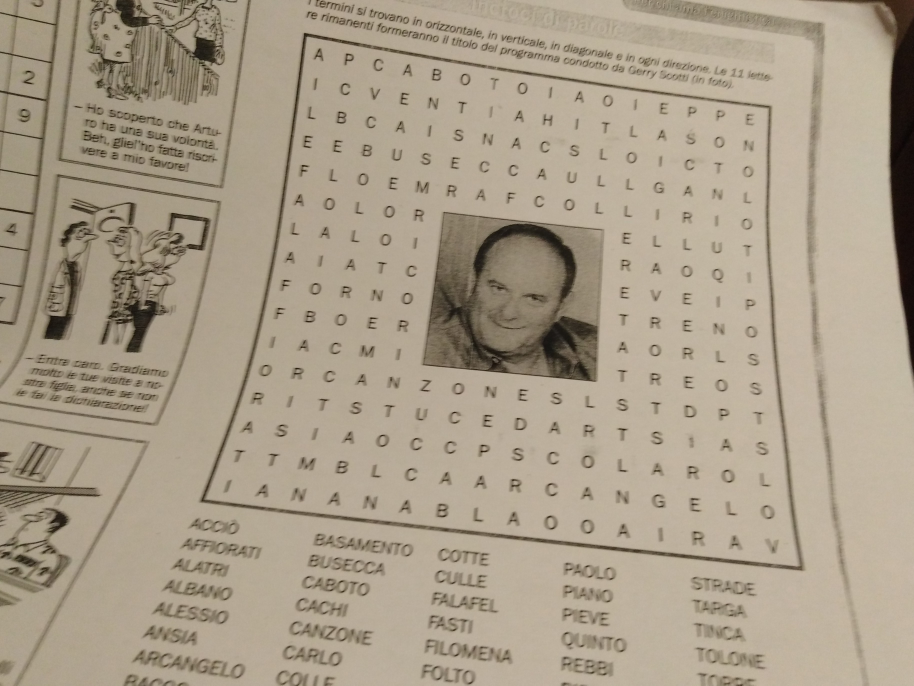
#> input picture Sample pictures/10 - Copy.jpg, 3655 x 2741 px (shown at 1/4 size)
$ python Squares.py
#> lines starting #> are read from the running program, lines starting #| are printed output that depends on the picture; after the words box and inside, x2 and y2 are one past the last pixel; in counts of white or black regions, pixels touching at a corner belong together
### Program/Libraries/frameLibrary.py
import cv2
import numpy as np

'''Questo mi contiene in maniera più comoda i parametri che poi mi serviranno  per i procedimenti inversi di warp e crop'''
class processedPicture:
    # [5 lines left out: function __init__, not called in this run]

#################################### PUBLIC METHODS#####################################################
'''Questo serve a riconoscere la cornice del puzzle, fare il crop per avere un'immagine stiracchiata per il riconosciemtno delle lettere
e si salva anche qualche parametro sulla posizione di punti chiave per fare il processo inverso al crop e allo stiracchiamento quando bisognerà stamparla'''
# [19 lines left out: function processImage, not called in this run]


'''Ricevo l'immagine colla ROI del puzzle e le linee aggiuntive delle parole trovate
e devo ritrasformarla in base alle coordinate originali'''
# [8 lines left out: function getFinalImage, not called in this run]


############################################## PRIVATE METHODS ##########################################################
# in realtà sono tutti public, ma volevo distinguere visivamente tra quali devono essere chiamati all'esterno e quali no

'''Questa funzione riceve in input l'immagine in bianco e nero (perchè sì)
E restituisce in output un vettore dei 4 vertici della cornice del puzzle, ordinati'''
def getFrameVertexes(img_BW):

    '''Tutti i seguenti parametri sono stati scelti dopo aver fatto molti tentativi a mano.
    Per velocizzare il processo ci siamo scritti un altro programmino in python che utilizza delle trackbar.'''
    # 1 BLUR
    img_blurred = cv2.GaussianBlur(img_BW, (7, 7), 0)

    # 2 ADAPTIVE THRESHOLD
    img_thresh = cv2.adaptiveThreshold(img_blurred, 255, cv2.ADAPTIVE_THRESH_MEAN_C, cv2.THRESH_BINARY_INV, 81, 15)

    # 3 OPEN CLOSE
    # nota: questo processo potrebbe peggiorare la leggibilità delle lettere,
    # ma non è un problema perchè qui stiamo solo cercando di riconoscere la cornice del puzzle
    kernelSize = 2
    openKernel = np.ones((kernelSize, kernelSize))
    img_open = cv2.morphologyEx(img_thresh, cv2.MORPH_OPEN, openKernel, iterations = 1)
    kernelSize = 3
    closeKernel = np.ones((kernelSize, kernelSize))
    img_openClosed = cv2.morphologyEx(img_open, cv2.MORPH_CLOSE, closeKernel, iterations = 2)

    # 4 CONTOURS
    # qui cerchiamo di approssimare la figura del quadrilatero per estrapolarne i vertici
    # fisso una dimensione minima per l'area del puzzle. Se non troviamo un quadrilatero abbastanza grande l'immagine è da scartare
    shorterSide = np.minimum(img_BW.shape[0], img_BW.shape[1])
    thresholdArea = shorterSide * shorterSide / 5
    fourVertexes = []

    contoursList, hierarchy = cv2.findContours(img_openClosed, cv2.RETR_EXTERNAL, cv2.CHAIN_APPROX_NONE)

    for contour in contoursList:
        area = cv2.contourArea(contour)
        # vogliamo che il rettangolo sia abbastanza grande, e sia il più grande dell'immagine
        if thresholdArea < area:
            perimeter = cv2.arcLength(contour, True)
            vertexes = cv2.approxPolyDP(contour, 0.03 * perimeter, True)
            # vogliamo solo quadrilateri
            if len(vertexes) == 4:
                fourVertexes = vertexes
                thresholdArea = area

    if len(fourVertexes) != 4:
        raise ValueError()
    fourVertexes = [vertex[0] for vertex in fourVertexes]

    # 5 SORT VERTEXES
    # li ordino in modo che seguano un ordine circolare partendo dal pivot
    # il pivot point ha queste proprietà: appartiene al lato più lungo del quadrilatero ed è il primo dei due in base all'ordine del vettore
    sortedVertexes = sortVertexes(fourVertexes)

    return sortedVertexes


'''Lo scopo di questa funzione è quello restituire in output il vettore colle nuove posizioni dei vertici per fare il wrap,
in modo che il nuovo quadrilatero che formeranno avrà la size desiderata.
Per farlo sposto tutti i vertici tranne il pivot (quindi ne sposto 3)'''
def getNewFrameVertexes(sortedVertexes):
    newSortedVertexes = sortedVertexes.copy()

    # "vector" nel senso che non è un valore assoluto ma è con segno
    finalWidthVector, finalHeightVector = croppedDimensions(sortedVertexes)
    pivotVertex = sortedVertexes[0]
    followingVertex = sortedVertexes[1]

    newSortedVertexes[0] = pivotVertex

    # devo capire dove sta il pivot (alto, basso, SX, DX) e lo capisco confrontandolo col suo successore
    xDifference = abs(pivotVertex[0] - followingVertex[0])
    yDifference = abs(pivotVertex[1] - followingVertex[1])
    if xDifference < yDifference:
        # i punti sono uno sopra l'altro'
        newSortedVertexes[1] = pivotVertex + [0, finalHeightVector]
        newSortedVertexes[2] = pivotVertex + [finalWidthVector, finalHeightVector]
        newSortedVertexes[3] = pivotVertex + [finalWidthVector, 0]
    else:
        newSortedVertexes[1] = pivotVertex + [finalWidthVector, 0]
        newSortedVertexes[2] = pivotVertex + [finalWidthVector, finalHeightVector]
        newSortedVertexes[3] = pivotVertex + [0, finalHeightVector]

    return newSortedVertexes


'''Questa funzione riordina i vertici del quadrilatero in modo da averli adiacenti uno dopo l'altro.
Non so se alla fine sono in ordine orario o antioriario, nè in che posizione sia il primo, ma non mi interessa'''
def sortVertexes(vertexes):
    sortedVertexes = []
    vertexesList = vertexes.copy()

    # parto da uno a caso e itero cercando di volta in volta il vertice più vicino
    currentVertex = vertexesList.pop()
    sortedVertexes.append(currentVertex)
    while 0 < len(vertexesList):
        closestIndex = None
        closestDistance = None

        for index in range(len(vertexesList)):
            distance = cv2.norm(currentVertex - vertexesList[index], normType = cv2.NORM_L2)
            if closestDistance is None or distance < closestDistance:
                closestDistance = distance
                closestIndex = index

        currentVertex = vertexesList[closestIndex]
        vertexesList.pop(closestIndex)
        sortedVertexes.append(currentVertex)

    # voglio che il pivot vertex sia il primo
    pivotVertexIndex = longestSideVertexIndex(sortedVertexes)
    for i in range(pivotVertexIndex):
        firstVertex = sortedVertexes.pop(0)
        sortedVertexes.append(firstVertex)

    return sortedVertexes

'''dato un vettore di vertici mi ritorna l'indice del vettore che collegato col suo successore
forma il lato più lungo del quadrilatero'''
def longestSideVertexIndex(vertexes):
    indexMax = 0
    distanceMax = 0

    for index in range(len(vertexes)):
        vertex1 = vertexes[index]
        vertex2 = vertexes[(index + 1) % len(vertexes)]

        distance = cv2.norm(vertex1 - vertex2, normType = cv2.NORM_L2)
        if distanceMax < distance:
            indexMax = index
            distanceMax = distance

    return indexMax

'''Riceve in input 4 vertici del quadrilatero sbilenco e mi calcola quale sarà la dimensione del quadrilatero finale
restituendo in output width e height con segno rispetto al pivot'''
def croppedDimensions(sortedVertexes):
    # Parto dal pivot vertex e guardo com'è messo (orizzontale verticale) in base agli altri 2 vertci che gli stanno vicini
    previousVertex = sortedVertexes[3]
    currentVertex = sortedVertexes[0]
    followingVertex = sortedVertexes[1]

    distance1 = cv2.norm(currentVertex - followingVertex, normType = cv2.NORM_L2)
    distance2 = cv2.norm(currentVertex - previousVertex, normType = cv2.NORM_L2)

    xDifference = abs(currentVertex[0] - followingVertex[0])
    yDifference = abs(currentVertex[1] - followingVertex[1])

    # prima devo capire quali coppie di punti dovrebbero essere in verticale e quale in orizzontale ...
    if xDifference < yDifference:
        # poi devo capire quale dei 2 sta sopra l'altro, da sapere come sono posizionati l'uno rispetto all'altro
        if currentVertex[1] < followingVertex[1]:
            heightVector = distance1
        else:
            heightVector = -distance1

        # ora, per esclusione glia altri 2 sono in orizzontale, e devo capire quale sta a SX
        if currentVertex[0] < previousVertex[0]:
            widthVector = distance2
        else:
            widthVector = -distance2
    # qui invece siamo nel caso invertito in cui il punto con indice i+1 sta in orizzontale rispetto all'altro
    else:
        if currentVertex[0] < followingVertex[0]:
            widthVector = distance1
        else:
            widthVector = -distance1

        if currentVertex[1] < previousVertex[1]:
            heightVector = distance2
        else:
            heightVector = -distance2

    return int(widthVector), int(heightVector)


'''Serve a trovare il vertice in alto a sinistra partendo da 4 vertici disposti a rettangolo'''
# [33 lines left out: functions getHighSX, cropImage, cropImageInverse, not called in this run]

def getWarpedImage(img_BGR, sortedVertexes, newSortedVertexes):
    croppedMatrix = cv2.getPerspectiveTransform(np.asarray(sortedVertexes, np.float32), np.asarray(newSortedVertexes, np.float32))
    img_warped = cv2.warpPerspective(img_BGR, croppedMatrix, (img_BGR.shape[1], img_BGR.shape[0]))

    return img_warped


# [10 lines left out: function getInverseWarpedImage, not called in this run]

### Program/Squares.py
import cv2
import numpy as np
import matplotlib.pyplot as plot
from Libraries import frameLibrary as frameLib


# [9 lines left out: function printPicture, not called in this run]


# 1 IMPORT
img_BGR = cv2.imread("../Sample pictures/10 - Copy.jpg")
#> img_BGR is the input picture: shape (2741, 3655, 3); mean B, G, R 137.7, 157, 169.4


# 2 COLORS
img_RGB = cv2.cvtColor(img_BGR, cv2.COLOR_BGR2RGB)
img_BW = cv2.cvtColor(img_BGR, cv2.COLOR_BGR2GRAY)
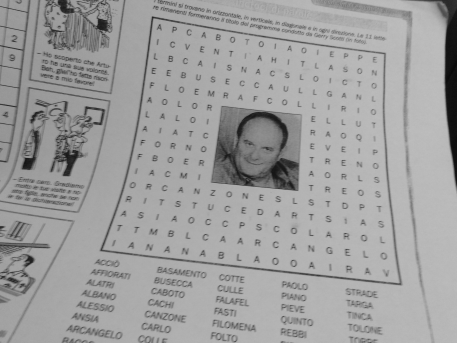
#> img_BW: shape (2741, 3655) (shown at 1/8 size); min 3, max 193, mean 158.6


# 3 VERTEXES
# questa è la posizione dei 4 vertici del quadrilatero originale
sortedVertexes = frameLib.getFrameVertexes(img_BW)
#> in getFrameVertexes, `img_thresh = cv2.adaptiveThreshold(img_blurred, 255, cv2.ADAPTIVE_THRE..`:
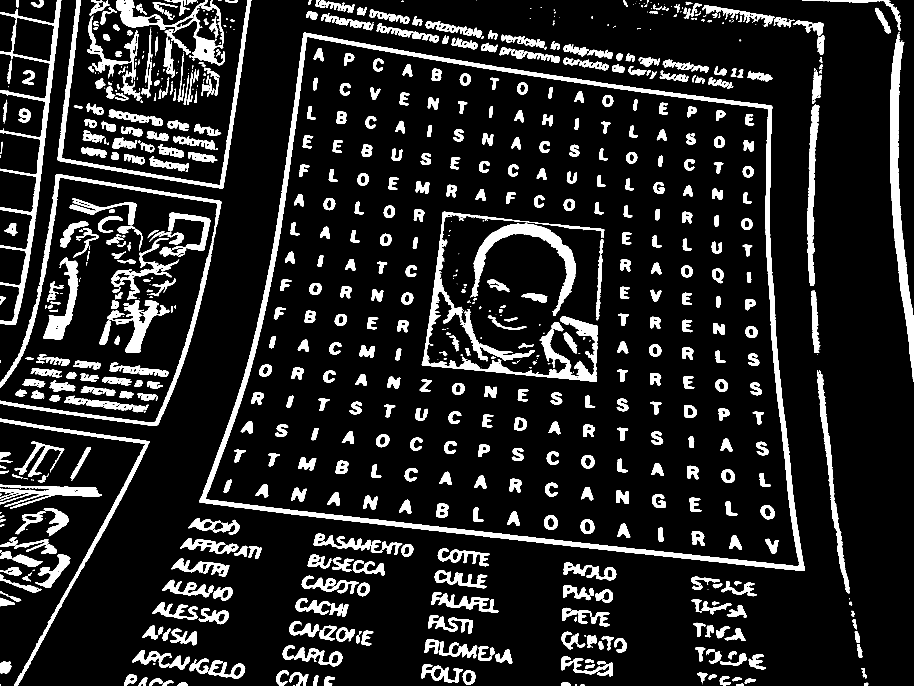
#> img_thresh: shape (2741, 3655) (shown at 1/4 size); 12.4% white; 927 white regions (173 under 20 px), largest, box (x1, y1, x2, y2) and area: (797, 131, 3220, 2284) 135307, (1687, 847, 2417, 1527) 54746, (0, 697, 885, 1703) 41360
#> in getFrameVertexes, `img_open = cv2.morphologyEx(img_thresh, cv2.MORPH_OPEN, openKernel, it..`:
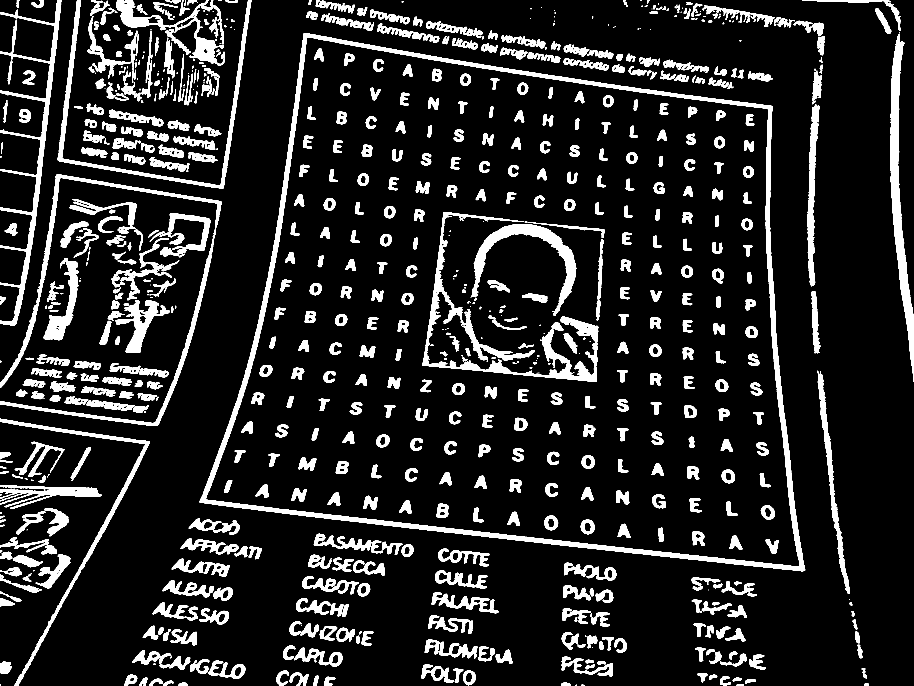
#> img_open: shape (2741, 3655) (shown at 1/4 size); 12.4% white; 905 white regions (126 under 20 px), largest, box (x1, y1, x2, y2) and area: (798, 132, 3221, 2285) 135290, (1688, 848, 2393, 1528) 43977, (0, 698, 886, 1704) 41376
#> in getFrameVertexes, `contoursList, hierarchy = cv2.findContours(img_openClosed, cv2.RETR_EX..`: contoursList = 410 contours, 68 with area under 20; largest, box (x1, y1, x2, y2) and area: (798, 132, 3221, 2285) 3899184, (0, 0, 246, 1301) 55576, (0, 698, 886, 1704) 38494, (3561, 129, 3655, 1528) 38043, (465, 0, 900, 262) 36741
#> the loop in getFrameVertexes, `for contour in contoursList:` made 410 passes
#> (area, perimeter, fourVertexes, thresholdArea) on pass 321: (3899184, 8518.6, [[1217, 132], [798, 2008], [3218, 2282], [3088, 425]], 3899184)
#> after the loop in getFrameVertexes, `for contour in contoursList:`: perimeter = 8518.6; thresholdArea = 3899184
#> in sortVertexes, `vertexesList = vertexes.copy()`: vertexesList = [[1217, 132], [798, 2008], [3218, 2282], [3088, 425]]
#> in sortVertexes, `currentVertex = vertexesList.pop()`: currentVertex = [3088, 425]
#> the loop in sortVertexes, `while 0 < len(vertexesList):` made 3 passes
#> after the loop in sortVertexes, `while 0 < len(vertexesList):`: sortedVertexes = [[3088, 425], [3218, 2282], [798, 2008], [1217, 132]]; vertexesList = []
#> the loop in longestSideVertexIndex, `for index in range(len(vertexes)):` made 4 passes
#> (vertex1, vertex2, distance, indexMax, distanceMax) on passes 1 to 2: ([3088, 425], [3218, 2282], 1861.5, 0, 1861.5), ([3218, 2282], [798, 2008], 2435.5, 1, 2435.5)
#> after the loop in longestSideVertexIndex, `for index in range(len(vertexes)):`: distanceMax = 2435.5; indexMax = 1
#> the loop in sortVertexes, `for i in range(pivotVertexIndex):` made 1 pass
#> after the loop in sortVertexes, `for i in range(pivotVertexIndex):`: sortedVertexes = [[3218, 2282], [798, 2008], [1217, 132], [3088, 425]]
# questa è la nuova posizione dei vertici che mi server per fare il wrap
newSortedVertexes = frameLib.getNewFrameVertexes(sortedVertexes)
#> in getNewFrameVertexes, `newSortedVertexes = sortedVertexes.copy()`: newSortedVertexes has the same summary as sortedVertexes in sortVertexes
#> in croppedDimensions, `previousVertex = sortedVertexes[3]`: previousVertex = [3088, 425]
#> in croppedDimensions, `currentVertex = sortedVertexes[0]`: currentVertex = [3218, 2282]
#> in croppedDimensions, `followingVertex = sortedVertexes[1]`: followingVertex = [798, 2008]
#> in croppedDimensions, `distance1 = cv2.norm(currentVertex - followingVertex, normType = cv2.N..`: distance1 = 2435.5
#> in croppedDimensions, `distance2 = cv2.norm(currentVertex - previousVertex, normType = cv2.NO..`: distance2 = 1861.5
#> in croppedDimensions, `xDifference = abs(currentVertex[0] - followingVertex[0])`: xDifference = 2420
#> in croppedDimensions, `yDifference = abs(currentVertex[1] - followingVertex[1])`: yDifference = 274
#> in croppedDimensions, `widthVector = -distance1`: widthVector = -2435.5
#> in croppedDimensions, `heightVector = -distance2`: heightVector = -1861.5
#> in getNewFrameVertexes, `finalWidthVector, finalHeightVector = croppedDimensions(sortedVertexes)`: finalWidthVector = -2435; finalHeightVector = -1861
#> in getNewFrameVertexes, `pivotVertex = sortedVertexes[0]`: pivotVertex = [3218, 2282]
#> in getNewFrameVertexes, `followingVertex = sortedVertexes[1]`: followingVertex = [798, 2008]
#> in getNewFrameVertexes, `xDifference = abs(pivotVertex[0] - followingVertex[0])`: xDifference = 2420
#> in getNewFrameVertexes, `yDifference = abs(pivotVertex[1] - followingVertex[1])`: yDifference = 274
#> newSortedVertexes = [[3218, 2282], [783, 2282], [783, 421], [3218, 421]]


# 4 AFFINE IMAGE
# stiracchio l'immagine, per raddrizzare un po' il quadrilatero centrale
img_perspective = frameLib.getWarpedImage(img_RGB, sortedVertexes, newSortedVertexes)
#> in getWarpedImage, `croppedMatrix = cv2.getPerspectiveTransform(np.asarray(sortedVertexes,..`: croppedMatrix = [[1.13, 0.372, -665.9], [-0.207, 1.26, 491.3], [-4.42e-05, 0.000143, 1]]
#> in getWarpedImage, `img_warped = cv2.warpPerspective(img_BGR, croppedMatrix, (img_BGR.shap..`:
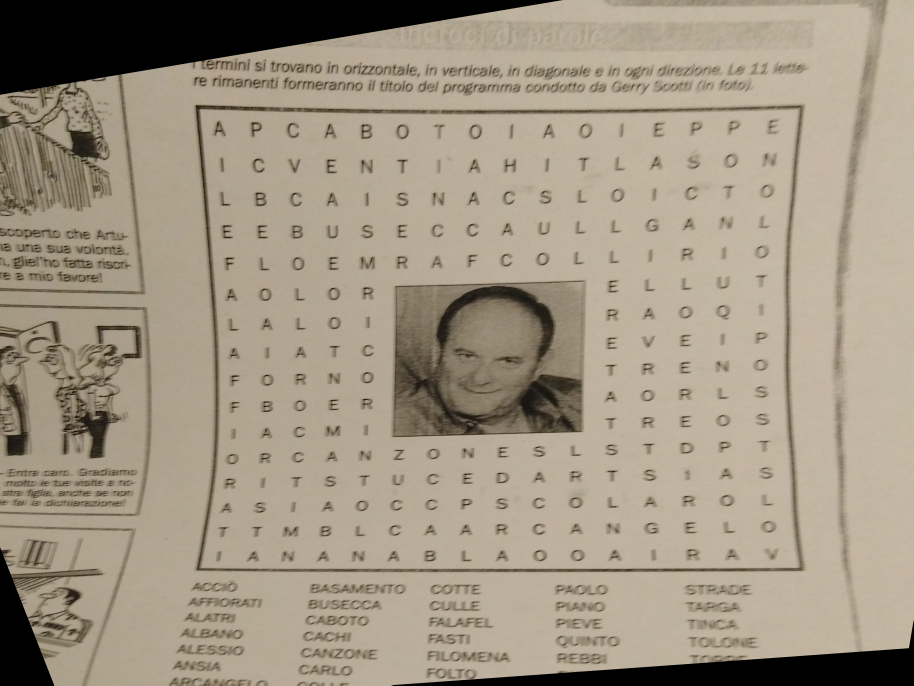
#> img_warped: shape (2741, 3655, 3) (shown at 1/4 size); mean R, G, B 161.2, 149.6, 131.4


# 5 CROP
#> (the run stopped early here; a loop or call above may not have finished)

$ run again, with Sample pictures/14 - Copy.jpg copied over Sample pictures/10 - Copy.jpg
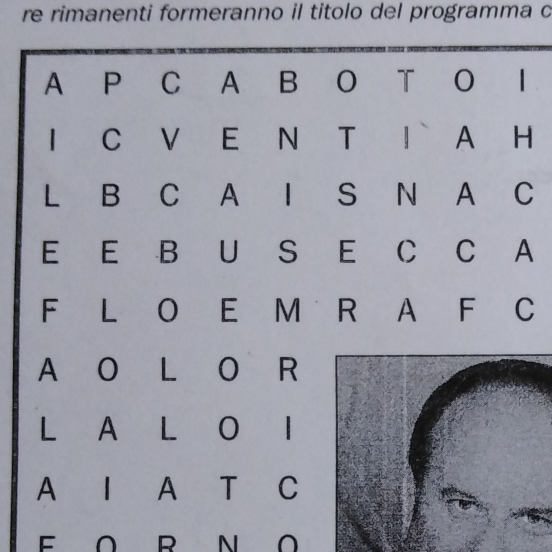
#> input picture Sample pictures/14 - Copy.jpg, 1103 x 1104 px (shown at 1/2 size)
#> img_BGR is the input picture: shape (1104, 1103, 3); mean B, G, R 163.9, 153.4, 151.8
#> in getFrameVertexes, `img_thresh = cv2.adaptiveThreshold(img_blurred, 255, cv2.ADAPTIVE_THRE..`:
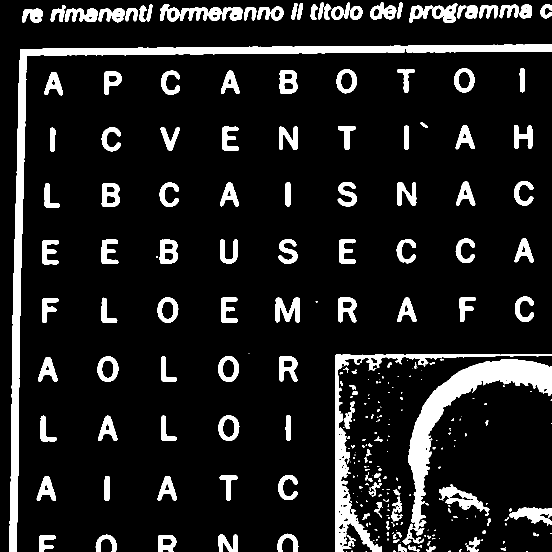
#> img_thresh: shape (1104, 1103) (shown at 1/2 size); 11.7% white; 299 white regions (136 under 20 px), largest, box (x1, y1, x2, y2) and area: (18, 89, 1103, 1104) 29311, (805, 718, 1103, 1089) 19261, (670, 708, 1103, 1104) 11441
#> img_open: shape (1104, 1103); 11.6% white; 272 white regions (110 under 20 px), largest, box (x1, y1, x2, y2) and area: (19, 90, 1103, 1104) 29274, (818, 719, 1103, 1072) 18711, (671, 709, 1103, 1104) 11327
#> in getFrameVertexes, `img_openClosed = cv2.morphologyEx(img_open, cv2.MORPH_CLOSE, closeKern..`:
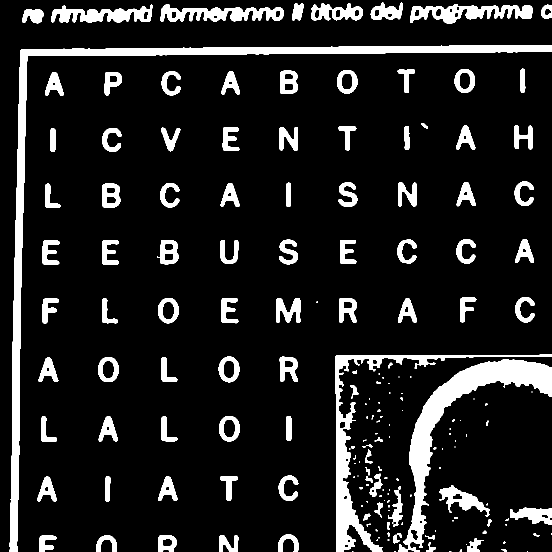
#> img_openClosed: shape (1104, 1103) (shown at 1/2 size); 12% white; 185 white regions (68 under 20 px)
#> contoursList = 185 contours, 81 with area under 20; largest, box (x1, y1, x2, y2) and area: (19, 90, 1103, 1104) 27295, (797, 719, 1103, 1104) 19645, (671, 709, 1103, 1104) 12452, (820, 8, 1065, 47) 4706, (321, 9, 568, 44) 4378
#> the loop in getFrameVertexes, `for contour in contoursList:` made 185 passes
#> area on passes 6, 8, 12: 27.5, 113.5, 418.5
#> after the loop in getFrameVertexes, `for contour in contoursList:`: fourVertexes = []; thresholdArea = 243321.8
